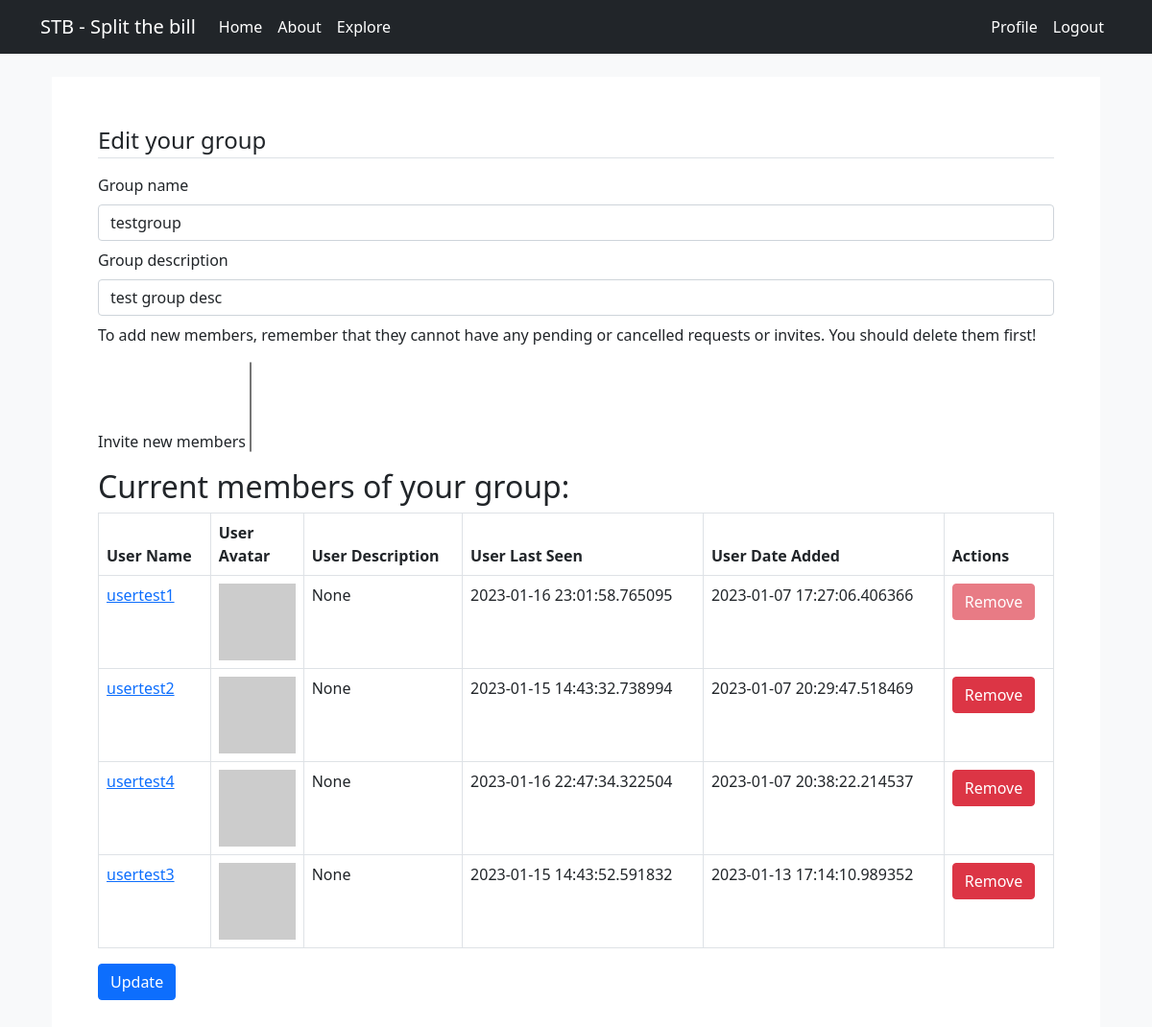
/edit_group/1 (signed in), run on the app's committed database.
### app/models.py (models this page shows, shortened)
class Group(db.Model):
    id = db.Column(db.Integer, primary_key=True)
    name = db.Column(db.String(64), index=True, unique=True)
    owner_id = db.Column(db.Integer, db.ForeignKey("user.id", ondelete='CASCADE'))
    date_created = db.Column(db.DateTime, default=datetime.utcnow)
    description = db.Column(db.String(128))
    owner = db.relationship("User", foreign_keys=[owner_id], backref=db.backref("owned_groups", lazy=True, cascade="all, delete, delete-orphan", passive_deletes=True, single_parent=True))
    membership_requests = db.relationship("MembershipRequest", cascade="all, delete, delete-orphan", passive_deletes=True, single_parent=True, backref=db.backref("group", lazy=True))
    invitations = db.relationship("Invitation", cascade="all, delete, delete-orphan", passive_deletes=True, single_parent=True,  backref=db.backref("group", lazy=True))

class User(UserMixin, db.Model):
    id = db.Column(db.Integer, primary_key=True)
    username = db.Column(db.String(64), index=True, unique=True, nullable=False)
    email = db.Column(db.String(128), index=True, unique=True, nullable=False)
    password_hash = db.Column(db.String(128), nullable=False)
    about_me = db.Column(db.String(128))
    last_seen = db.Column(db.DateTime, default=datetime.utcnow)
    is_admin = db.Column(db.Boolean, default=False, nullable=False)
    groups = db.relationship("Group", secondary="group_member", backref=db.backref("users", lazy=True,cascade="all, delete, delete-orphan", passive_deletes=True, single_parent=True))
    membership_requests = db.relationship("MembershipRequest", cascade="all, delete, delete-orphan", passive_deletes=True, single_parent=True, backref=db.backref("user", lazy=True))
    invitations = db.relationship("Invitation",cascade="all, delete, delete-orphan", passive_deletes=True, single_parent=True, backref=db.backref("user", lazy=True))
    def avatar(self, size):
        digest = md5(self.email.lower().encode("utf-8")).hexdigest()
        return f"https://avatars.dicebear.com/api/personas/{digest}.svg?size={size}"
    def date_joined(self, group):
        Membership = GroupMember.query.filter_by(user_id=self.id, group_id=group.id).first_or_404()
        return Membership.date_added

class GroupMember(db.Model):
    id = db.Column(db.Integer, primary_key=True)
    group_id = db.Column(db.Integer, db.ForeignKey("group.id", ondelete='CASCADE'))
    user_id = db.Column(db.Integer, db.ForeignKey("user.id", ondelete='CASCADE'))
    date_added = db.Column(db.DateTime, default=datetime.utcnow)

### app/main/routes.py (the view)
@bp.route('/edit_group/<group_id>', methods=['GET', 'POST'])
@login_required
def edit_group(group_id):
    group = Group.query.filter_by(id=group_id).first_or_404()
    form = EditGroup(group_id)
    if form.validate_on_submit():
        group.name = form.group_name.data
        group.description = form.description.data
        for form_user_id in form.members.data:
            invitation = Invitation(group_id=group.id, user_id=form_user_id, status='pending')
            db.session.add(invitation)
            db.session.commit()
        flash('Your changes in your group have been saved.', 'success')
        return redirect(url_for('main.group', groupname=group.name))
    elif request.method == 'GET':
        form.group_name.data = group.name
        form.description.data = group.description
    return render_template('edit_group.html', title='Edit Group', form=form, group=group)

### app/main/routes.py (called while the page is built)
@bp.before_request
def before_request():
    if current_user.is_authenticated:
        current_user.last_seen = datetime.utcnow()
        db.session.commit()

### app/models.py (called while the page is built)
@login.user_loader
def load_user(id):
    return User.query.get(int(id))

### app/templates/edit_group.html (shortened to what this page needs)
{% extends 'base.html' %}
{% block app_content %}
<div class="container">
    <form action="" method="post" class="bg-white p-5">
        <legend class="border-bottom">Edit your group</legend>
        <br>
        <div class="form-group my-2">
            {{ form.group_name.label(class="form-label") }}
            {% if form.group_name.errors %}
            {{ form.group_name(class="form-control is-invalid") }}
            <div class="invalid-feedback">
                {% for error in form.group_name.errors %}
                <span style="color: red;">[{{ error }}]</span>
                {% endfor %}
            </div>
            {% else %}
            {{ form.group_name(class="form-control", size=32) }}
            {% endif %}
        </div>
        <div class="form-group my-2">
            {{ form.description.label(class="form-label") }}
            {% if form.description.errors %}
            {{ form.description(class="form-control is-invalid", cols=50, rows=4) }}
            <div class="invalid-feedback">
                {% for error in form.description.errors %}
                <span style="color: red;">[{{ error }}]</span>
                {% endfor %}
            </div>
            {% else %}
            {{ form.description(class="form-control", cols=50, rows=4) }}
            {% endif %}
        </div>
        <div class="form-group my-2">
            <p>To add new members, remember that they cannot have any pending or cancelled requests or invites. You
                should delete them first!</p>
            {{ form.members.label(class="form-label") }}
            {% if form.members.errors %}
            {{ form.members(class="form-control is-invalid") }}
            <div class="invalid-feedback">
                {% for error in form.members.errors %}
                <span style="color: red;">[{{ error }}]</span>
                {% endfor %}
            </div>
            {% else %}
            {{ form.members(class="selectpicker", multiple=True) }}
            {% endif %}
        </div>
        <h2>Current members of your group:</h2>
        <table class="table table-bordered">
            <thead>
                <tr>
                    <th scope="col">User Name</th>
                    <th scope="col">User Avatar</th>
                    <th scope="col">User Description</th>
                    <th scope="col">User Last Seen</th>
                    <th scope="col">User Date Added</th>
                    <th scope="col">Actions</th>
                </tr>
            </thead>
            {% for user in group.users %}
            {% include '_user.html' %}
            {% endfor %}
        </table>
        <div class="form-group my-2">
            {{ form.submit(class="btn btn-primary") }}
        </div>
    </form>
</div>
{% endblock %}

### app/templates/_user.html
<tbody>
    <tr>
        <td><a href="{{ url_for('main.user', username=user.username) }}">{{ user.username }}</a>
        </td>
        <td width="32px"><img src="{{ user.avatar(32) }}"></td>
        <td>{{ user.about_me }}</td>
        <td>{{ user.last_seen }}</td>
        <td>{{ user.date_joined(group) }}</td>
        {% if current_user.id == group.owner.id and not current_user.id == user.id %}
        <td>
            <form action="{{ url_for('main.remove_user', group_id=group.id, user_id=user.id) }}" method="POST">
                <button type="submit" class="btn btn-danger">Remove</button>
            </form>
        </td>
        {% elif current_user.id == group.owner.id and current_user.id == user.id %}
        <td>
            <form action="{{ url_for('main.remove_user', group_id=group.id, user_id=user.id) }}" method="POST">
                <button type="submit" class="btn btn-danger disabled">Remove</button>
            </form>
        </td>
        {% endif %}
    </tr>
</tbody>

### data on the page
Group: description "test group desc"
User: username "usertest1", about_me "None", last_seen "2023-01-16 23:01:58.765095", date_joined "2023-01-07 17:27:06.406366"
User: username "usertest2", about_me "None", last_seen "2023-01-15 14:43:32.738994", date_joined "2023-01-07 20:29:47.518469"
User: username "usertest4", about_me "None", last_seen "2023-01-16 22:47:34.322504", date_joined "2023-01-07 20:38:22.214537"
User: username "usertest3", about_me "None", last_seen "2023-01-15 14:43:52.591832", date_joined "2023-01-13 17:14:10.989352"
